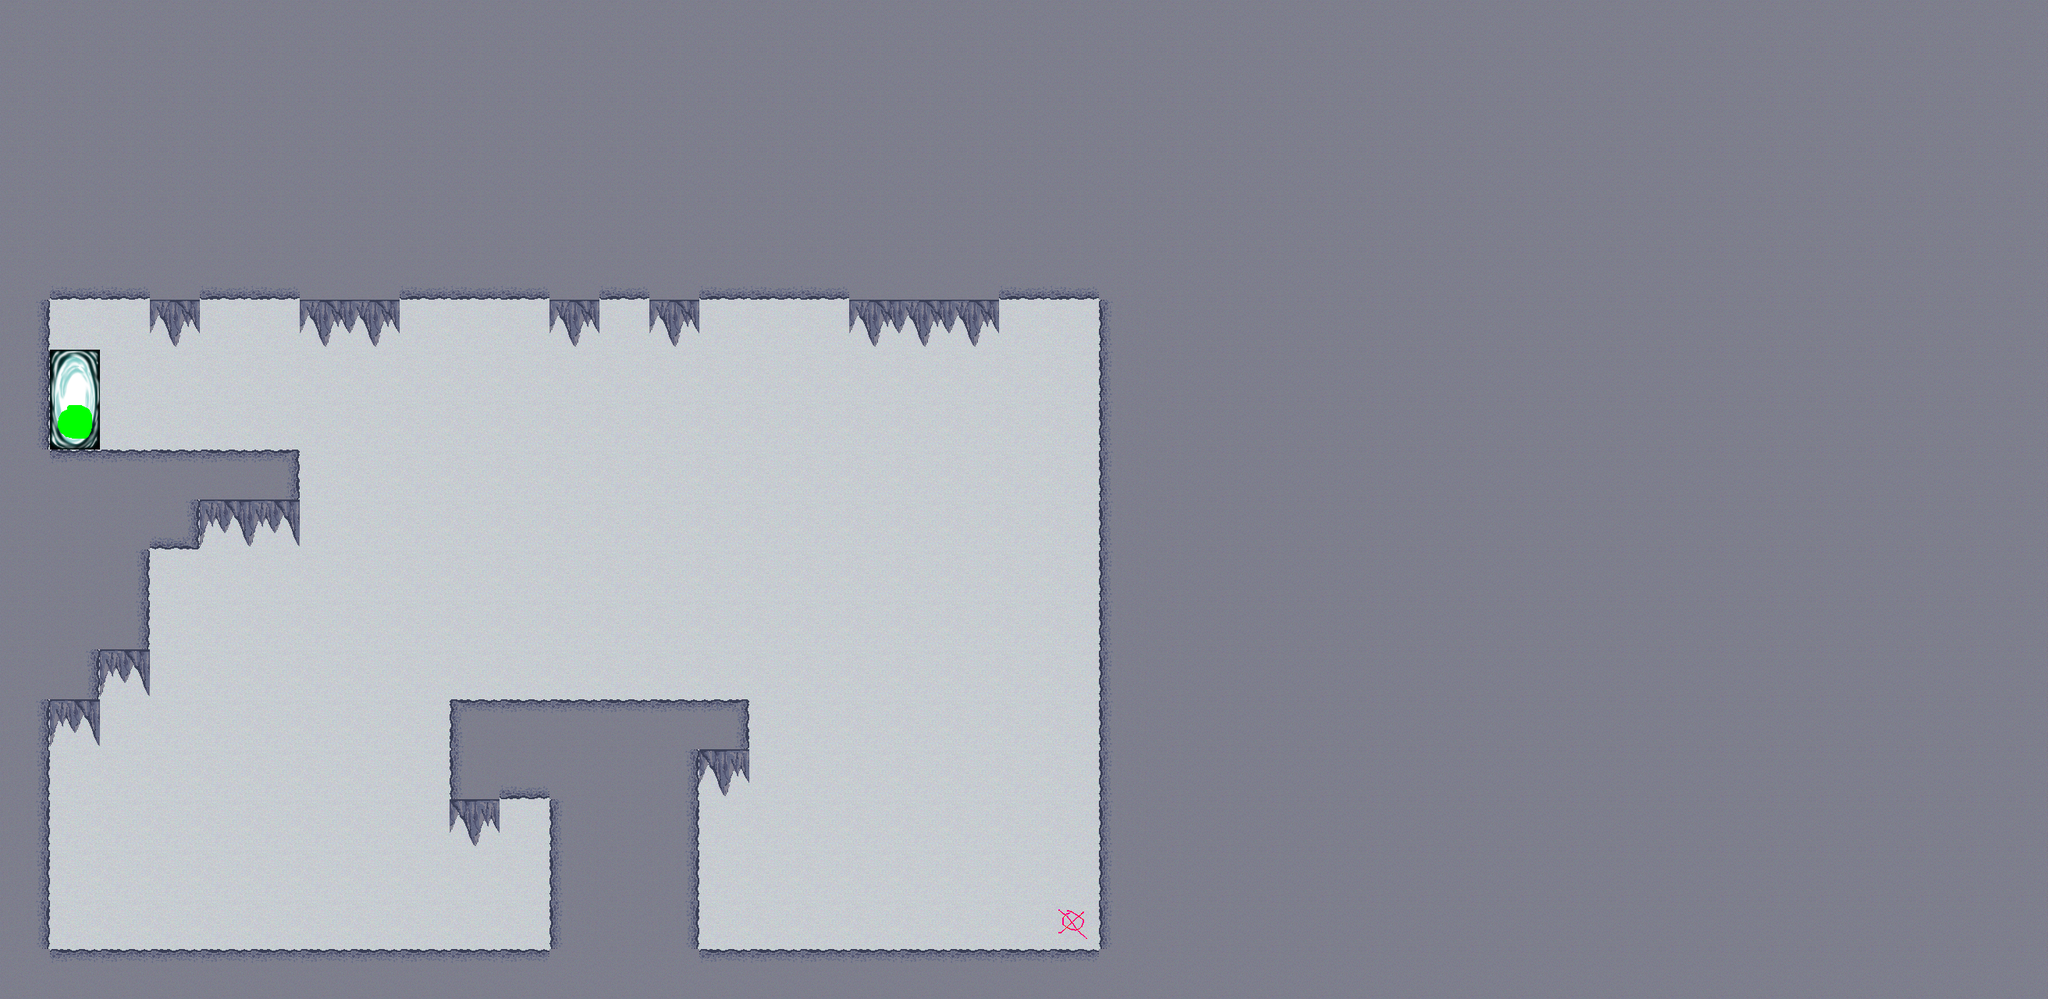

This game map was drawn from its Tiled (.tmx) file and the tilesets committed beside it. A one-line description and the trimmed map source follow:
An orthogonal 41x20 tile map with 64x64 px tiles, 3 tile layers (bottom, collision, markers), 5 tilesets.

<map version="1.0" orientation="orthogonal" width="41" height="20" tilewidth="64" tileheight="64">
 <tileset firstgid="1" name="markers" tilewidth="64" tileheight="64" spacing="1" margin="1">
  <image source="markers.png" trans="ff00ff" width="456" height="456" />
 </tileset>
 <tileset firstgid="50" name="cave" tilewidth="64" tileheight="64" spacing="2" margin="1">
  <image source="tiles.png" width="512" height="512" />
 </tileset>
 <tileset firstgid="99" name="back" tilewidth="64" tileheight="64">
  <image source="pared.png" width="64" height="64" />
 </tileset>
 <tileset firstgid="100" name="portal" tilewidth="64" tileheight="64">
  <image source="portal01.png" width="64" height="64" />
 </tileset>
 <tileset firstgid="101" name="portal2" tilewidth="64" tileheight="64">
  <image source="portal02.png" width="64" height="64" />
 </tileset>
 <layer name="bottom" width="41" height="20">
  <data>[820 cells, 820 non-empty, 4 distinct tile ids]</data>
 </layer>
 <layer name="collision" width="41" height="20">
  <data>[820 cells, 119 non-empty, 11 distinct tile ids]</data>
 </layer>
 <layer name="markers" width="41" height="20">
  <data>[820 cells, 2 non-empty, 2 distinct tile ids]</data>
 </layer>
</map>
